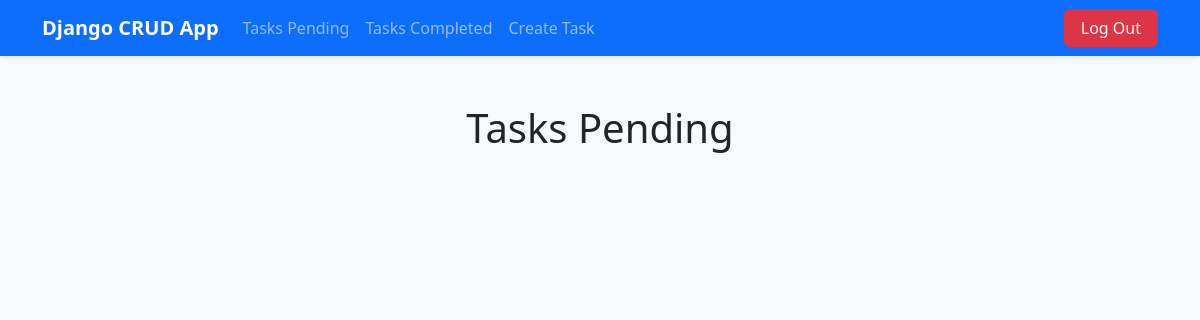
/tasks/ (signed in), run on an earlier commit of the app's database.
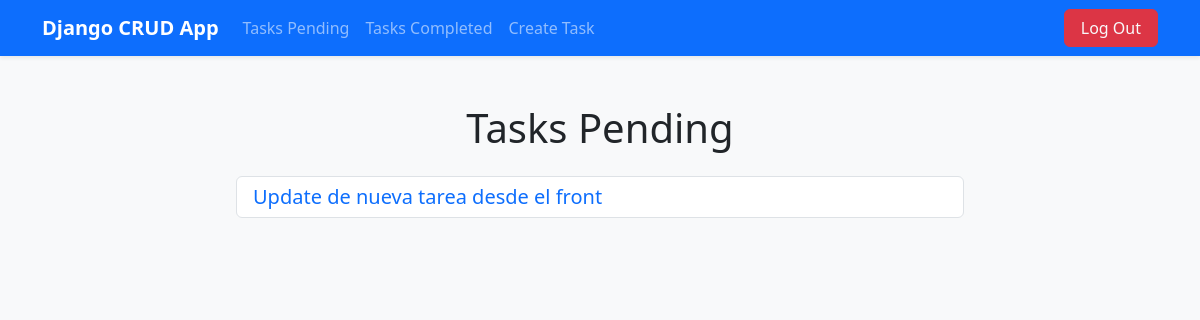
And on a later commit of the database.
### crud/models.py (models this page shows, shortened)
class Task(models.Model):
    title = models.CharField(max_length=50)
    description = models.TextField(blank=True)
    created = models.DateTimeField(auto_now_add=True)
    datecompleted = models.DateTimeField(null=True, blank=True)
    important = models.BooleanField(default=False)
    user = models.ForeignKey(User, on_delete=models.CASCADE)

### crud/views.py (the view)
# urls.py: path('tasks/', crud_views.tasks, name='tasks'),  # Aquí sí es de "crud"
@login_required
def tasks(request):
    tasks = Task.objects.filter(user = request.user, datecompleted__isnull = True)
    return render(request, 'tasks.html',{
        'tasks': tasks
    })

### crud/templates/tasks.html (shortened to what this page needs)
{% extends 'base.html' %}
{% block content %}
    <div class="container mt-5 d-flex justify-content-center">
        <div class="col-12 col-md-8 col-lg-8">
            <h1 class="text-center mb-4">
                {% if request.path == '/tasks/' %}
                    Tasks Pending
                {% else %}
                    Completed Tasks
                {% endif %}
            </h1>
            <ul class="list-group">
                {% for task in tasks %}
                    <li class="list-group-item d-flex justify-content-between align-items-center">
                        <a href="{% url 'task_detail' task.id %}" class="text-decoration-none flex-grow-1">
                            <h5 class="mb-0 text-truncate">{{ task.title }}</h5>
                        </a>
                    </li>
                {% endfor %}
            </ul>
        </div>
    </div>
{% endblock %}

What changed in the data, as far as the page shows it:
added Task: title "Update de nueva tarea desde el front"
